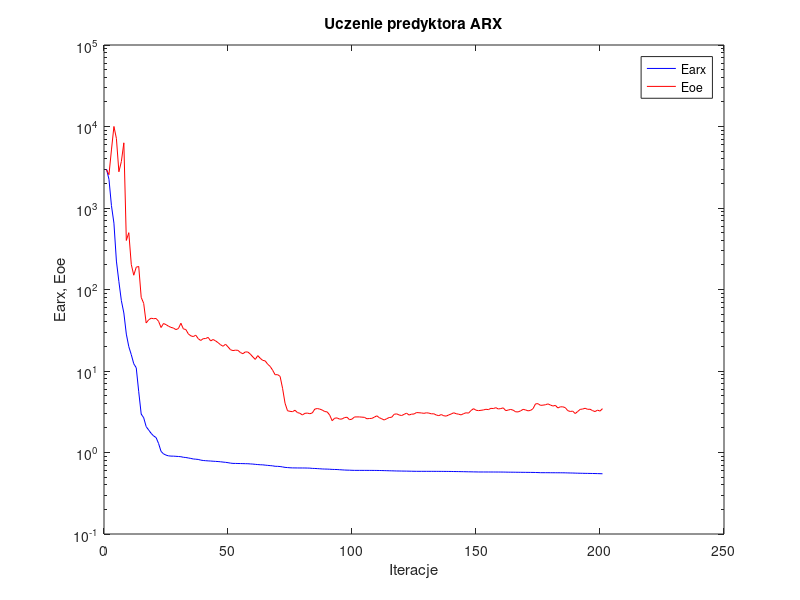
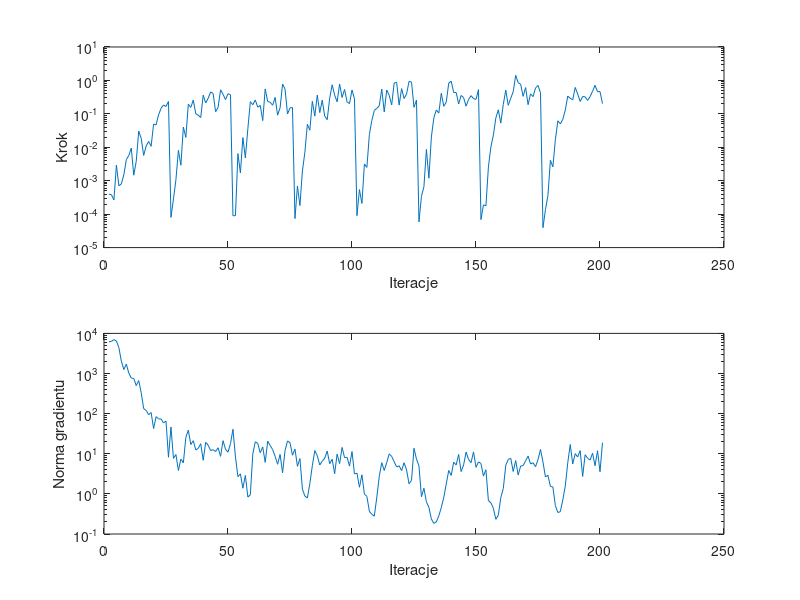

Write MATLAB code to recreate these figures, in order.
%uczenie predyktora arx
clear all;
n=0; farx(n+1)=3.000502e+003; foe(n+1)=2.961002e+003; wspucz(n+1)=0.000000e+000; ng(n+1)=0.000000e+000;
%odnowa zmiennej metryki
n=1; farx(n+1)=2.254353e+003; foe(n+1)=2.563954e+003; krok(n+1)=3.968650e-004; ng(n+1)=6.149850e+003;
n=2; farx(n+1)=1.070867e+003; foe(n+1)=5.158455e+003; krok(n+1)=3.812868e-004; ng(n+1)=6.310688e+003;
n=3; farx(n+1)=6.523697e+002; foe(n+1)=1.001369e+004; krok(n+1)=2.666638e-004; ng(n+1)=7.021501e+003;
n=4; farx(n+1)=2.233259e+002; foe(n+1)=7.135996e+003; krok(n+1)=2.929274e-003; ng(n+1)=6.447816e+003;
n=5; farx(n+1)=1.250608e+002; foe(n+1)=2.783260e+003; krok(n+1)=7.059341e-004; ng(n+1)=4.416212e+003;
n=6; farx(n+1)=7.297971e+001; foe(n+1)=3.721845e+003; krok(n+1)=8.031637e-004; ng(n+1)=2.024522e+003;
n=7; farx(n+1)=5.152833e+001; foe(n+1)=6.306254e+003; krok(n+1)=1.505777e-003; ng(n+1)=1.253941e+003;
n=8; farx(n+1)=2.836317e+001; foe(n+1)=3.996294e+002; krok(n+1)=4.260904e-003; ng(n+1)=1.721856e+003;
n=9; farx(n+1)=1.988906e+001; foe(n+1)=4.978966e+002; krok(n+1)=5.700116e-003; ng(n+1)=1.023625e+003;
n=10; farx(n+1)=1.586616e+001; foe(n+1)=2.031753e+002; krok(n+1)=9.486198e-003; ng(n+1)=7.727948e+002;
n=11; farx(n+1)=1.227593e+001; foe(n+1)=1.497219e+002; krok(n+1)=1.460933e-003; ng(n+1)=7.505228e+002;
n=12; farx(n+1)=1.094924e+001; foe(n+1)=1.878746e+002; krok(n+1)=3.818612e-003; ng(n+1)=4.973081e+002;
n=13; farx(n+1)=5.570949e+000; foe(n+1)=1.917633e+002; krok(n+1)=3.052860e-002; ng(n+1)=6.688719e+002;
n=14; farx(n+1)=2.961247e+000; foe(n+1)=8.008360e+001; krok(n+1)=1.851676e-002; ng(n+1)=3.323643e+002;
n=15; farx(n+1)=2.670618e+000; foe(n+1)=6.765483e+001; krok(n+1)=5.711090e-003; ng(n+1)=1.328846e+002;
n=16; farx(n+1)=2.077902e+000; foe(n+1)=3.886566e+001; krok(n+1)=1.095618e-002; ng(n+1)=1.204425e+002;
n=17; farx(n+1)=1.890152e+000; foe(n+1)=4.246317e+001; krok(n+1)=1.496365e-002; ng(n+1)=9.375452e+001;
n=18; farx(n+1)=1.718521e+000; foe(n+1)=4.444101e+001; krok(n+1)=1.071180e-002; ng(n+1)=1.065179e+002;
n=19; farx(n+1)=1.596782e+000; foe(n+1)=4.379759e+001; krok(n+1)=4.953895e-002; ng(n+1)=4.240009e+001;
n=20; farx(n+1)=1.525495e+000; foe(n+1)=4.412688e+001; krok(n+1)=4.663470e-002; ng(n+1)=8.437484e+001;
n=21; farx(n+1)=1.290434e+000; foe(n+1)=4.073204e+001; krok(n+1)=9.338312e-002; ng(n+1)=7.417619e+001;
n=22; farx(n+1)=1.032971e+000; foe(n+1)=3.416210e+001; krok(n+1)=1.463429e-001; ng(n+1)=7.341833e+001;
n=23; farx(n+1)=9.616382e-001; foe(n+1)=3.826192e+001; krok(n+1)=1.845727e-001; ng(n+1)=5.899220e+001;
n=24; farx(n+1)=9.291501e-001; foe(n+1)=3.707999e+001; krok(n+1)=1.655578e-001; ng(n+1)=6.505007e+001;
n=25; farx(n+1)=9.102186e-001; foe(n+1)=3.546461e+001; krok(n+1)=2.357265e-001; ng(n+1)=8.174199e+000;
%odnowa zmiennej metryki
n=26; farx(n+1)=9.030377e-001; foe(n+1)=3.430359e+001; krok(n+1)=8.012946e-005; ng(n+1)=4.652487e+001;
n=27; farx(n+1)=9.023045e-001; foe(n+1)=3.364522e+001; krok(n+1)=2.826636e-004; ng(n+1)=7.685009e+000;
n=28; farx(n+1)=8.976466e-001; foe(n+1)=3.221157e+001; krok(n+1)=1.072587e-003; ng(n+1)=9.571531e+000;
n=29; farx(n+1)=8.935102e-001; foe(n+1)=3.317021e+001; krok(n+1)=8.111094e-003; ng(n+1)=3.832233e+000;
n=30; farx(n+1)=8.880252e-001; foe(n+1)=3.855121e+001; krok(n+1)=2.914397e-003; ng(n+1)=7.375642e+000;
n=31; farx(n+1)=8.739490e-001; foe(n+1)=3.286247e+001; krok(n+1)=4.022352e-002; ng(n+1)=5.952702e+000;
n=32; farx(n+1)=8.680786e-001; foe(n+1)=3.227811e+001; krok(n+1)=1.981414e-002; ng(n+1)=2.552330e+001;
n=33; farx(n+1)=8.570635e-001; foe(n+1)=2.854516e+001; krok(n+1)=1.940886e-001; ng(n+1)=3.880009e+001;
n=34; farx(n+1)=8.459619e-001; foe(n+1)=2.699779e+001; krok(n+1)=1.559895e-001; ng(n+1)=1.700027e+001;
n=35; farx(n+1)=8.331224e-001; foe(n+1)=2.645349e+001; krok(n+1)=2.594656e-001; ng(n+1)=2.113467e+001;
n=36; farx(n+1)=8.275033e-001; foe(n+1)=2.751183e+001; krok(n+1)=1.001107e-001; ng(n+1)=1.244450e+001;
n=37; farx(n+1)=8.220078e-001; foe(n+1)=2.491830e+001; krok(n+1)=9.137743e-002; ng(n+1)=1.365667e+001;
n=38; farx(n+1)=8.065511e-001; foe(n+1)=2.369292e+001; krok(n+1)=7.742260e-002; ng(n+1)=1.783316e+001;
n=39; farx(n+1)=7.980178e-001; foe(n+1)=2.491781e+001; krok(n+1)=3.635836e-001; ng(n+1)=6.882096e+000;
n=40; farx(n+1)=7.933458e-001; foe(n+1)=2.504418e+001; krok(n+1)=2.114442e-001; ng(n+1)=1.928053e+001;
n=41; farx(n+1)=7.892259e-001; foe(n+1)=2.586193e+001; krok(n+1)=2.921091e-001; ng(n+1)=1.633142e+001;
n=42; farx(n+1)=7.859054e-001; foe(n+1)=2.338438e+001; krok(n+1)=4.536903e-001; ng(n+1)=1.204430e+001;
n=43; farx(n+1)=7.817341e-001; foe(n+1)=2.435743e+001; krok(n+1)=4.063898e-001; ng(n+1)=1.268369e+001;
n=44; farx(n+1)=7.781433e-001; foe(n+1)=2.338954e+001; krok(n+1)=1.160291e-001; ng(n+1)=1.136075e+001;
n=45; farx(n+1)=7.745703e-001; foe(n+1)=2.226971e+001; krok(n+1)=1.553141e-001; ng(n+1)=1.413642e+001;
n=46; farx(n+1)=7.695227e-001; foe(n+1)=2.098659e+001; krok(n+1)=5.243733e-001; ng(n+1)=8.632807e+000;
n=47; farx(n+1)=7.629528e-001; foe(n+1)=2.010458e+001; krok(n+1)=3.839848e-001; ng(n+1)=2.120299e+001;
n=48; farx(n+1)=7.575906e-001; foe(n+1)=2.132100e+001; krok(n+1)=2.663792e-001; ng(n+1)=1.296041e+001;
n=49; farx(n+1)=7.502713e-001; foe(n+1)=1.979323e+001; krok(n+1)=4.004429e-001; ng(n+1)=1.096038e+001;
n=50; farx(n+1)=7.407871e-001; foe(n+1)=1.823337e+001; krok(n+1)=3.730429e-001; ng(n+1)=1.791441e+001;
%odnowa zmiennej metryki
n=51; farx(n+1)=7.349070e-001; foe(n+1)=1.780530e+001; krok(n+1)=8.923578e-005; ng(n+1)=4.083860e+001;
n=52; farx(n+1)=7.345706e-001; foe(n+1)=1.801830e+001; krok(n+1)=9.092246e-005; ng(n+1)=8.345525e+000;
n=53; farx(n+1)=7.328075e-001; foe(n+1)=1.792899e+001; krok(n+1)=6.450159e-003; ng(n+1)=2.690243e+000;
n=54; farx(n+1)=7.320844e-001; foe(n+1)=1.685225e+001; krok(n+1)=1.721185e-003; ng(n+1)=3.154174e+000;
n=55; farx(n+1)=7.307310e-001; foe(n+1)=1.630204e+001; krok(n+1)=1.948770e-002; ng(n+1)=1.382996e+000;
n=56; farx(n+1)=7.291581e-001; foe(n+1)=1.715663e+001; krok(n+1)=4.806036e-003; ng(n+1)=2.883077e+000;
n=57; farx(n+1)=7.283799e-001; foe(n+1)=1.709564e+001; krok(n+1)=3.571716e-002; ng(n+1)=8.346400e-001;
n=58; farx(n+1)=7.243746e-001; foe(n+1)=1.613410e+001; krok(n+1)=2.320583e-001; ng(n+1)=9.499693e-001;
n=59; farx(n+1)=7.211988e-001; foe(n+1)=1.489576e+001; krok(n+1)=1.871892e-001; ng(n+1)=9.908874e+000;
n=60; farx(n+1)=7.156657e-001; foe(n+1)=1.388017e+001; krok(n+1)=2.601807e-001; ng(n+1)=1.993365e+001;
n=61; farx(n+1)=7.114764e-001; foe(n+1)=1.545205e+001; krok(n+1)=1.583927e-001; ng(n+1)=1.807463e+001;
n=62; farx(n+1)=7.074227e-001; foe(n+1)=1.431522e+001; krok(n+1)=1.794664e-001; ng(n+1)=1.056788e+001;
n=63; farx(n+1)=7.059174e-001; foe(n+1)=1.350772e+001; krok(n+1)=6.288276e-002; ng(n+1)=1.480015e+001;
n=64; farx(n+1)=6.998854e-001; foe(n+1)=1.330528e+001; krok(n+1)=5.570755e-001; ng(n+1)=6.103340e+000;
n=65; farx(n+1)=6.951076e-001; foe(n+1)=1.212036e+001; krok(n+1)=2.343012e-001; ng(n+1)=2.065339e+001;
n=66; farx(n+1)=6.904061e-001; foe(n+1)=1.138935e+001; krok(n+1)=2.223238e-001; ng(n+1)=1.605302e+001;
n=67; farx(n+1)=6.861548e-001; foe(n+1)=1.021897e+001; krok(n+1)=1.809599e-001; ng(n+1)=1.269267e+001;
n=68; farx(n+1)=6.774241e-001; foe(n+1)=9.000267e+000; krok(n+1)=3.106282e-001; ng(n+1)=8.627120e+000;
n=69; farx(n+1)=6.764048e-001; foe(n+1)=9.023700e+000; krok(n+1)=9.137743e-002; ng(n+1)=5.469471e+000;
n=70; farx(n+1)=6.728770e-001; foe(n+1)=8.598314e+000; krok(n+1)=1.511586e-001; ng(n+1)=9.625005e+000;
n=71; farx(n+1)=6.652632e-001; foe(n+1)=6.139574e+000; krok(n+1)=7.825000e-001; ng(n+1)=3.354334e+000;
n=72; farx(n+1)=6.566681e-001; foe(n+1)=4.021637e+000; krok(n+1)=5.461800e-001; ng(n+1)=1.207938e+001;
n=73; farx(n+1)=6.533571e-001; foe(n+1)=3.251808e+000; krok(n+1)=9.907791e-002; ng(n+1)=2.088418e+001;
n=74; farx(n+1)=6.495293e-001; foe(n+1)=3.200929e+000; krok(n+1)=1.514569e-001; ng(n+1)=1.883832e+001;
n=75; farx(n+1)=6.474137e-001; foe(n+1)=3.168857e+000; krok(n+1)=1.534454e-001; ng(n+1)=9.185763e+000;
%odnowa zmiennej metryki
n=76; farx(n+1)=6.468716e-001; foe(n+1)=3.299458e+000; krok(n+1)=7.372297e-005; ng(n+1)=1.305895e+001;
n=77; farx(n+1)=6.463082e-001; foe(n+1)=3.087633e+000; krok(n+1)=6.946998e-004; ng(n+1)=4.863312e+000;
n=78; farx(n+1)=6.459042e-001; foe(n+1)=3.027926e+000; krok(n+1)=1.802468e-004; ng(n+1)=7.612650e+000;
n=79; farx(n+1)=6.457661e-001; foe(n+1)=2.886585e+000; krok(n+1)=1.945210e-003; ng(n+1)=1.311007e+000;
n=80; farx(n+1)=6.454887e-001; foe(n+1)=3.024351e+000; krok(n+1)=7.144846e-003; ng(n+1)=8.833974e-001;
n=81; farx(n+1)=6.443762e-001; foe(n+1)=3.045734e+000; krok(n+1)=4.879939e-002; ng(n+1)=7.879823e-001;
n=82; farx(n+1)=6.431029e-001; foe(n+1)=2.990349e+000; krok(n+1)=3.252259e-002; ng(n+1)=1.810198e+000;
n=83; farx(n+1)=6.385297e-001; foe(n+1)=3.060621e+000; krok(n+1)=2.373843e-001; ng(n+1)=5.014164e+000;
n=84; farx(n+1)=6.371040e-001; foe(n+1)=3.409882e+000; krok(n+1)=8.569436e-002; ng(n+1)=1.202227e+001;
n=85; farx(n+1)=6.345009e-001; foe(n+1)=3.462988e+000; krok(n+1)=3.655615e-001; ng(n+1)=8.927389e+000;
n=86; farx(n+1)=6.314446e-001; foe(n+1)=3.408678e+000; krok(n+1)=1.088405e-001; ng(n+1)=5.235531e+000;
n=87; farx(n+1)=6.282931e-001; foe(n+1)=3.319839e+000; krok(n+1)=2.561085e-001; ng(n+1)=6.518781e+000;
n=88; farx(n+1)=6.265745e-001; foe(n+1)=3.181759e+000; krok(n+1)=8.512166e-002; ng(n+1)=7.775268e+000;
n=89; farx(n+1)=6.256593e-001; foe(n+1)=3.148873e+000; krok(n+1)=6.706589e-002; ng(n+1)=1.167481e+001;
n=90; farx(n+1)=6.235176e-001; foe(n+1)=2.877254e+000; krok(n+1)=2.920744e-001; ng(n+1)=5.666292e+000;
n=91; farx(n+1)=6.205327e-001; foe(n+1)=2.455766e+000; krok(n+1)=7.382907e-001; ng(n+1)=7.317310e+000;
n=92; farx(n+1)=6.192366e-001; foe(n+1)=2.636116e+000; krok(n+1)=3.635836e-001; ng(n+1)=3.188075e+000;
n=93; farx(n+1)=6.181919e-001; foe(n+1)=2.657037e+000; krok(n+1)=2.292046e-001; ng(n+1)=9.816140e+000;
n=94; farx(n+1)=6.149861e-001; foe(n+1)=2.566136e+000; krok(n+1)=7.848019e-001; ng(n+1)=5.682132e+000;
n=95; farx(n+1)=6.122762e-001; foe(n+1)=2.578960e+000; krok(n+1)=3.091610e-001; ng(n+1)=1.438366e+001;
n=96; farx(n+1)=6.094382e-001; foe(n+1)=2.684582e+000; krok(n+1)=5.362494e-001; ng(n+1)=8.021434e+000;
n=97; farx(n+1)=6.077514e-001; foe(n+1)=2.706443e+000; krok(n+1)=2.278082e-001; ng(n+1)=8.142766e+000;
n=98; farx(n+1)=6.067462e-001; foe(n+1)=2.524992e+000; krok(n+1)=2.031949e-001; ng(n+1)=4.928484e+000;
n=99; farx(n+1)=6.049187e-001; foe(n+1)=2.568845e+000; krok(n+1)=5.191100e-001; ng(n+1)=1.136463e+001;
n=100; farx(n+1)=6.037359e-001; foe(n+1)=2.729923e+000; krok(n+1)=2.833785e-001; ng(n+1)=3.153181e+000;
%odnowa zmiennej metryki
n=101; farx(n+1)=6.037026e-001; foe(n+1)=2.733508e+000; krok(n+1)=9.012338e-005; ng(n+1)=3.281493e+000;
n=102; farx(n+1)=6.036497e-001; foe(n+1)=2.732236e+000; krok(n+1)=5.432857e-004; ng(n+1)=1.463230e+000;
n=103; farx(n+1)=6.035746e-001; foe(n+1)=2.714817e+000; krok(n+1)=2.087853e-004; ng(n+1)=2.989339e+000;
n=104; farx(n+1)=6.034644e-001; foe(n+1)=2.700979e+000; krok(n+1)=3.174920e-003; ng(n+1)=9.883714e-001;
n=105; farx(n+1)=6.033907e-001; foe(n+1)=2.594649e+000; krok(n+1)=2.500228e-003; ng(n+1)=8.662548e-001;
n=106; farx(n+1)=6.032725e-001; foe(n+1)=2.612280e+000; krok(n+1)=2.418485e-002; ng(n+1)=3.681631e-001;
n=107; farx(n+1)=6.030502e-001; foe(n+1)=2.623630e+000; krok(n+1)=6.345766e-002; ng(n+1)=3.099669e-001;
n=108; farx(n+1)=6.026963e-001; foe(n+1)=2.713142e+000; krok(n+1)=1.269153e-001; ng(n+1)=2.780848e-001;
n=109; farx(n+1)=6.022737e-001; foe(n+1)=2.820037e+000; krok(n+1)=1.456144e-001; ng(n+1)=8.268418e-001;
n=110; farx(n+1)=6.016916e-001; foe(n+1)=2.675777e+000; krok(n+1)=1.752988e-001; ng(n+1)=2.767504e+000;
n=111; farx(n+1)=6.006084e-001; foe(n+1)=2.590796e+000; krok(n+1)=5.520515e-001; ng(n+1)=5.992376e+000;
n=112; farx(n+1)=5.993384e-001; foe(n+1)=2.504033e+000; krok(n+1)=1.139041e-001; ng(n+1)=3.824547e+000;
n=113; farx(n+1)=5.982201e-001; foe(n+1)=2.600245e+000; krok(n+1)=5.168655e-001; ng(n+1)=6.034915e+000;
n=114; farx(n+1)=5.968373e-001; foe(n+1)=2.685327e+000; krok(n+1)=3.589369e-001; ng(n+1)=9.962180e+000;
n=115; farx(n+1)=5.960843e-001; foe(n+1)=2.708309e+000; krok(n+1)=1.845727e-001; ng(n+1)=8.564306e+000;
n=116; farx(n+1)=5.947679e-001; foe(n+1)=2.943410e+000; krok(n+1)=8.375141e-001; ng(n+1)=6.337611e+000;
n=117; farx(n+1)=5.934617e-001; foe(n+1)=2.980175e+000; krok(n+1)=8.773192e-001; ng(n+1)=4.699788e+000;
n=118; farx(n+1)=5.929767e-001; foe(n+1)=2.887073e+000; krok(n+1)=1.827807e-001; ng(n+1)=5.018084e+000;
n=119; farx(n+1)=5.921765e-001; foe(n+1)=2.842503e+000; krok(n+1)=5.692710e-001; ng(n+1)=3.806133e+000;
n=120; farx(n+1)=5.915138e-001; foe(n+1)=2.937125e+000; krok(n+1)=2.879025e-001; ng(n+1)=5.992022e+000;
n=121; farx(n+1)=5.909562e-001; foe(n+1)=3.039681e+000; krok(n+1)=3.916078e-001; ng(n+1)=3.959098e+000;
n=122; farx(n+1)=5.901998e-001; foe(n+1)=2.880802e+000; krok(n+1)=9.372047e-001; ng(n+1)=1.781112e+000;
n=123; farx(n+1)=5.891668e-001; foe(n+1)=2.955626e+000; krok(n+1)=8.892951e-001; ng(n+1)=2.177896e+000;
n=124; farx(n+1)=5.884303e-001; foe(n+1)=2.965983e+000; krok(n+1)=1.572688e-001; ng(n+1)=1.372788e+001;
n=125; farx(n+1)=5.877448e-001; foe(n+1)=3.091978e+000; krok(n+1)=2.589522e-001; ng(n+1)=7.344431e+000;
%odnowa zmiennej metryki
n=126; farx(n+1)=5.876689e-001; foe(n+1)=3.075211e+000; krok(n+1)=5.879414e-005; ng(n+1)=4.999258e+000;
n=127; farx(n+1)=5.876601e-001; foe(n+1)=3.056738e+000; krok(n+1)=3.403614e-004; ng(n+1)=8.484505e-001;
n=128; farx(n+1)=5.876124e-001; foe(n+1)=3.024361e+000; krok(n+1)=6.586506e-004; ng(n+1)=1.380240e+000;
n=129; farx(n+1)=5.874864e-001; foe(n+1)=3.070912e+000; krok(n+1)=8.647968e-003; ng(n+1)=6.346180e-001;
n=130; farx(n+1)=5.874760e-001; foe(n+1)=3.044999e+000; krok(n+1)=1.189159e-003; ng(n+1)=4.615595e-001;
n=131; farx(n+1)=5.874333e-001; foe(n+1)=2.982061e+000; krok(n+1)=2.025137e-002; ng(n+1)=2.365250e-001;
n=132; farx(n+1)=5.873388e-001; foe(n+1)=2.985827e+000; krok(n+1)=7.596282e-002; ng(n+1)=1.844614e-001;
n=133; farx(n+1)=5.870991e-001; foe(n+1)=2.882435e+000; krok(n+1)=1.312394e-001; ng(n+1)=1.999928e-001;
n=134; farx(n+1)=5.869257e-001; foe(n+1)=2.833953e+000; krok(n+1)=1.053314e-001; ng(n+1)=2.831082e-001;
n=135; farx(n+1)=5.866916e-001; foe(n+1)=2.921082e+000; krok(n+1)=4.128102e-001; ng(n+1)=4.552142e-001;
n=136; farx(n+1)=5.863083e-001; foe(n+1)=2.824496e+000; krok(n+1)=1.690415e-001; ng(n+1)=8.073505e-001;
n=137; farx(n+1)=5.859908e-001; foe(n+1)=2.795983e+000; krok(n+1)=2.230612e-001; ng(n+1)=1.765639e+000;
n=138; farx(n+1)=5.856481e-001; foe(n+1)=2.891774e+000; krok(n+1)=8.289013e-001; ng(n+1)=3.836085e+000;
n=139; farx(n+1)=5.851690e-001; foe(n+1)=2.966265e+000; krok(n+1)=9.512526e-001; ng(n+1)=2.892355e+000;
n=140; farx(n+1)=5.842705e-001; foe(n+1)=3.072930e+000; krok(n+1)=4.337210e-001; ng(n+1)=6.179395e+000;
n=141; farx(n+1)=5.837050e-001; foe(n+1)=2.991297e+000; krok(n+1)=4.352152e-001; ng(n+1)=5.257411e+000;
n=142; farx(n+1)=5.832103e-001; foe(n+1)=2.952065e+000; krok(n+1)=1.981883e-001; ng(n+1)=9.585851e+000;
n=143; farx(n+1)=5.823180e-001; foe(n+1)=2.892264e+000; krok(n+1)=3.556863e-001; ng(n+1)=3.594888e+000;
n=144; farx(n+1)=5.817554e-001; foe(n+1)=2.999132e+000; krok(n+1)=3.060754e-001; ng(n+1)=5.271482e+000;
n=145; farx(n+1)=5.807071e-001; foe(n+1)=3.071149e+000; krok(n+1)=1.694433e-001; ng(n+1)=1.100424e+001;
n=146; farx(n+1)=5.798290e-001; foe(n+1)=3.043564e+000; krok(n+1)=2.688700e-001; ng(n+1)=7.204879e+000;
n=147; farx(n+1)=5.792972e-001; foe(n+1)=3.275021e+000; krok(n+1)=3.505976e-001; ng(n+1)=6.000337e+000;
n=148; farx(n+1)=5.783300e-001; foe(n+1)=3.450705e+000; krok(n+1)=2.857025e-001; ng(n+1)=1.114135e+001;
n=149; farx(n+1)=5.778058e-001; foe(n+1)=3.303927e+000; krok(n+1)=2.696528e-001; ng(n+1)=4.590645e+000;
n=150; farx(n+1)=5.768229e-001; foe(n+1)=3.265659e+000; krok(n+1)=5.312625e-001; ng(n+1)=6.266731e+000;
%odnowa zmiennej metryki
n=151; farx(n+1)=5.767184e-001; foe(n+1)=3.293567e+000; krok(n+1)=6.880069e-005; ng(n+1)=5.739775e+000;
n=152; farx(n+1)=5.766631e-001; foe(n+1)=3.329228e+000; krok(n+1)=1.897731e-004; ng(n+1)=2.773298e+000;
n=153; farx(n+1)=5.765588e-001; foe(n+1)=3.391429e+000; krok(n+1)=1.769627e-004; ng(n+1)=3.982899e+000;
n=154; farx(n+1)=5.765151e-001; foe(n+1)=3.360351e+000; krok(n+1)=2.559883e-003; ng(n+1)=6.803025e-001;
n=155; farx(n+1)=5.763934e-001; foe(n+1)=3.480786e+000; krok(n+1)=1.021537e-002; ng(n+1)=6.022729e-001;
n=156; farx(n+1)=5.762494e-001; foe(n+1)=3.463034e+000; krok(n+1)=2.308292e-002; ng(n+1)=4.392238e-001;
n=157; farx(n+1)=5.761566e-001; foe(n+1)=3.547750e+000; krok(n+1)=7.551359e-002; ng(n+1)=2.321783e-001;
n=158; farx(n+1)=5.759031e-001; foe(n+1)=3.419290e+000; krok(n+1)=1.320406e-001; ng(n+1)=2.957562e-001;
n=159; farx(n+1)=5.757924e-001; foe(n+1)=3.462579e+000; krok(n+1)=5.285294e-002; ng(n+1)=8.111794e-001;
n=160; farx(n+1)=5.753460e-001; foe(n+1)=3.527710e+000; krok(n+1)=1.912657e-001; ng(n+1)=1.353105e+000;
n=161; farx(n+1)=5.746957e-001; foe(n+1)=3.262340e+000; krok(n+1)=5.114232e-001; ng(n+1)=5.125880e+000;
n=162; farx(n+1)=5.737690e-001; foe(n+1)=3.319991e+000; krok(n+1)=1.800875e-001; ng(n+1)=7.214453e+000;
n=163; farx(n+1)=5.734148e-001; foe(n+1)=3.377296e+000; krok(n+1)=2.928871e-001; ng(n+1)=7.735490e+000;
n=164; farx(n+1)=5.730995e-001; foe(n+1)=3.305344e+000; krok(n+1)=4.572701e-001; ng(n+1)=3.622020e+000;
n=165; farx(n+1)=5.725498e-001; foe(n+1)=3.156747e+000; krok(n+1)=1.420334e+000; ng(n+1)=6.776860e+000;
n=166; farx(n+1)=5.720873e-001; foe(n+1)=3.149513e+000; krok(n+1)=8.559000e-001; ng(n+1)=2.952813e+000;
n=167; farx(n+1)=5.715905e-001; foe(n+1)=3.244282e+000; krok(n+1)=7.713740e-001; ng(n+1)=4.932325e+000;
n=168; farx(n+1)=5.711337e-001; foe(n+1)=3.384564e+000; krok(n+1)=3.337224e-001; ng(n+1)=5.073782e+000;
n=169; farx(n+1)=5.707357e-001; foe(n+1)=3.328284e+000; krok(n+1)=6.109364e-001; ng(n+1)=6.675998e+000;
n=170; farx(n+1)=5.703514e-001; foe(n+1)=3.243206e+000; krok(n+1)=1.881319e-001; ng(n+1)=8.756761e+000;
n=171; farx(n+1)=5.698537e-001; foe(n+1)=3.285107e+000; krok(n+1)=3.963116e-001; ng(n+1)=5.558265e+000;
n=172; farx(n+1)=5.694144e-001; foe(n+1)=3.453178e+000; krok(n+1)=3.276650e-001; ng(n+1)=5.981981e+000;
n=173; farx(n+1)=5.684998e-001; foe(n+1)=3.953746e+000; krok(n+1)=5.925364e-001; ng(n+1)=4.765551e+000;
n=174; farx(n+1)=5.673957e-001; foe(n+1)=3.971413e+000; krok(n+1)=7.101669e-001; ng(n+1)=7.142407e+000;
n=175; farx(n+1)=5.654941e-001; foe(n+1)=3.788795e+000; krok(n+1)=4.288049e-001; ng(n+1)=1.279629e+001;
%odnowa zmiennej metryki
n=176; farx(n+1)=5.654165e-001; foe(n+1)=3.811084e+000; krok(n+1)=3.934497e-005; ng(n+1)=6.253993e+000;
n=177; farx(n+1)=5.653851e-001; foe(n+1)=3.854583e+000; krok(n+1)=1.366331e-004; ng(n+1)=2.633785e+000;
n=178; farx(n+1)=5.652559e-001; foe(n+1)=3.949479e+000; krok(n+1)=3.606707e-004; ng(n+1)=2.908476e+000;
n=179; farx(n+1)=5.647990e-001; foe(n+1)=3.826406e+000; krok(n+1)=4.083230e-003; ng(n+1)=1.533684e+000;
n=180; farx(n+1)=5.645773e-001; foe(n+1)=3.714999e+000; krok(n+1)=2.607264e-003; ng(n+1)=1.493187e+000;
n=181; farx(n+1)=5.644202e-001; foe(n+1)=3.789494e+000; krok(n+1)=1.680437e-002; ng(n+1)=5.088702e-001;
n=182; farx(n+1)=5.641646e-001; foe(n+1)=3.520186e+000; krok(n+1)=6.214810e-002; ng(n+1)=3.433734e-001;
n=183; farx(n+1)=5.640044e-001; foe(n+1)=3.635126e+000; krok(n+1)=5.005537e-002; ng(n+1)=3.607580e-001;
n=184; farx(n+1)=5.637765e-001; foe(n+1)=3.635093e+000; krok(n+1)=6.864555e-002; ng(n+1)=7.114060e-001;
n=185; farx(n+1)=5.630917e-001; foe(n+1)=3.550548e+000; krok(n+1)=1.297328e-001; ng(n+1)=1.568756e+000;
n=186; farx(n+1)=5.618204e-001; foe(n+1)=3.261808e+000; krok(n+1)=3.404866e-001; ng(n+1)=6.001853e+000;
n=187; farx(n+1)=5.607317e-001; foe(n+1)=3.188697e+000; krok(n+1)=2.921091e-001; ng(n+1)=1.695733e+001;
n=188; farx(n+1)=5.601029e-001; foe(n+1)=3.219047e+000; krok(n+1)=2.628275e-001; ng(n+1)=5.566681e+000;
n=189; farx(n+1)=5.586228e-001; foe(n+1)=3.005603e+000; krok(n+1)=6.163806e-001; ng(n+1)=1.006713e+001;
n=190; farx(n+1)=5.574137e-001; foe(n+1)=3.185264e+000; krok(n+1)=3.923690e-001; ng(n+1)=8.301021e+000;
n=191; farx(n+1)=5.565808e-001; foe(n+1)=3.380702e+000; krok(n+1)=2.343012e-001; ng(n+1)=1.200026e+001;
n=192; farx(n+1)=5.557841e-001; foe(n+1)=3.415276e+000; krok(n+1)=3.311156e-001; ng(n+1)=2.716699e+000;
n=193; farx(n+1)=5.546744e-001; foe(n+1)=3.488653e+000; krok(n+1)=3.238984e-001; ng(n+1)=9.485557e+000;
n=194; farx(n+1)=5.542407e-001; foe(n+1)=3.388686e+000; krok(n+1)=2.522670e-001; ng(n+1)=7.762086e+000;
n=195; farx(n+1)=5.535305e-001; foe(n+1)=3.394933e+000; krok(n+1)=3.282103e-001; ng(n+1)=6.971753e+000;
n=196; farx(n+1)=5.528474e-001; foe(n+1)=3.264802e+000; krok(n+1)=4.734602e-001; ng(n+1)=1.034936e+001;
n=197; farx(n+1)=5.519706e-001; foe(n+1)=3.178867e+000; krok(n+1)=7.113726e-001; ng(n+1)=5.027353e+000;
n=198; farx(n+1)=5.510253e-001; foe(n+1)=3.312472e+000; krok(n+1)=4.602631e-001; ng(n+1)=1.189347e+001;
n=199; farx(n+1)=5.498720e-001; foe(n+1)=3.218812e+000; krok(n+1)=4.641165e-001; ng(n+1)=3.560257e+000;
n=200; farx(n+1)=5.484504e-001; foe(n+1)=3.452166e+000; krok(n+1)=2.031949e-001; ng(n+1)=1.889065e+001;

figure; semilogy(farx,'b'); hold on; semilogy(foe,'r'); xlabel('Iteracje'); ylabel('Earx, Eoe'); legend('Earx','Eoe'); title('Uczenie predyktora ARX');
figure; subplot(2,1,1); semilogy(krok); xlabel('Iteracje'); ylabel('Krok');
subplot(2,1,2); semilogy(ng); xlabel('Iteracje'); ylabel('Norma gradientu');
Earx=farx(n+1)
Eoe=foe(n+1)
